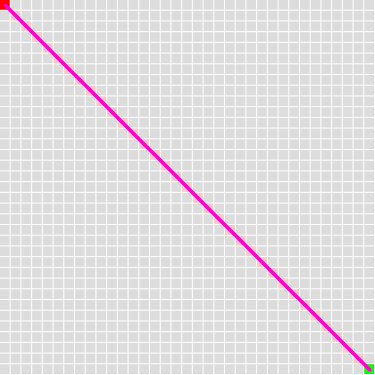
Frame 1 (no input)
Frame 60 (no input): identical to frame 1, image omitted
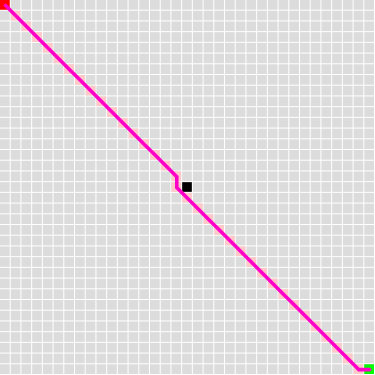
Frame 120 (the mouse pressed at the canvas centre since frame 60)

The p5.js sketch that drew these frames (run headless with seeded random() and noise() and a simulated clock; from frame 60 on, the mouse is pressed at the canvas centre):

// p5.js sketch
// ── sketch.js
function Node(x, y) {
  this.x = x;
  this.y = y;
  this.wall = false;
  /*
  if (random() < 0.25) {
    this.wall = true;
  }
  */
  this.g = Infinity;
  this.h = Infinity;
  this.prev = undefined;
  this.visited = false;

  this.f = function() {
    return this.g + this.h;
  };

  this.distance = function(end_node) {
    var dx = abs(this.x - end_node.x);
    var dy = abs(this.y - end_node.y);
    return min(dx, dy) * 14 + abs(dx - dy) * 10;
  };

  this.heuristic = function(end_node) {
    this.h = this.distance(end_node);
  };

  this.show = function(col, w, h) {
    fill(col);
    noStroke();
    rect(this.x * w, this.y * h, w - 1, h - 1);
    // ellipse(this.x * w + w / 2, this.y * h + h / 2, w / 2, h / 2);
  };
}


function Grid(xdim, ydim) {
  this.xdim = xdim;
  this.ydim = ydim;
  this.nodes = new Array(this.xdim * this.ydim);

  this.open = [];
  this.close = [];
  this.path = [];

  this.start_node = undefined;
  this.end_node = undefined;

  // populate the grid
  for (var y = 0; y < this.ydim; y++) {
    var yidx = y * this.xdim;
    for (var x = 0; x < this.xdim; x++) {
      this.nodes[yidx + x] = new Node(x, y);
    }
  }

  this.neighbors = function(cur_node) {
    // local variables
    var xcur = cur_node.x;
    var ycur = cur_node.y;
    var neighbors = [];
    var cur_idx = ycur * this.xdim + xcur;
    var dx = 1; 
    var dy = this.xdim;
    
    // direct neighbors
    if (xcur > 0) {
      neighbors.push(this.nodes[cur_idx - dx]);
    }
    if (xcur < this.xdim - 1) {
      neighbors.push(this.nodes[cur_idx + dx]);
    }
    if (ycur > 0) {
      neighbors.push(this.nodes[cur_idx - dy]);
    }
    if (ycur < this.ydim - 1) {
      neighbors.push(this.nodes[cur_idx + dy]);
    }

    // diagonal neighbors
    if (xcur > 0 && ycur > 0) {
      neighbors.push(this.nodes[cur_idx - dx - dy]);
    }
    if (xcur < this.xdim - 1 && ycur > 0) {
      neighbors.push(this.nodes[cur_idx + dx - dy]);
    }
    if (xcur > 0 && ycur < this.ydim - 1) {
      neighbors.push(this.nodes[cur_idx - dx + dy]);
    }
    if (xcur < this.xdim - 1 && ycur < this.ydim - 1) {
      neighbors.push(this.nodes[cur_idx + dx + dy]);
    }
    return neighbors;
  };


  this.update_path = function(cur_node) {
    this.path = [];
    var temp = cur_node;
    while (temp) {
      this.path.push(temp);
      temp = temp.prev;
    }
  };

  this.get_path = function(start_node, end_node) {
    // clear resulting path
    this.open = [];
    this.close = [];
    this.path = [];

    // clear all previous scores
    for (var j = 0; j < this.nodes.length; j++) {
      this.nodes[j].g = Infinity;
      this.nodes[j].h = Infinity;
      this.nodes[j].prev = undefined;
      this.nodes[j].visited = false;
    }

    // define end node
    this.end_node = end_node;
    this.end_node.wall = false;
    
    // define start node
    this.start_node = start_node;
    this.start_node.g = 0;
    this.start_node.heuristic(this.end_node);
    this.start_node.wall = false;

    // push the start node to the open list
    this.open.push(this.start_node);

    // check if there are any nodes in the open list
    while (this.open.length > 0) {
      // sort the open list by score
      this.open.sort((a, b) => (a.f() > b.f()) ? 1 : -1);

      // get node with lowest f score
      var cur_node = this.open[0];

      // remove from open list and add to closed list (optional)
      this.open.splice(0, 1);
      this.close.push(cur_node);

      // exit condition
      if (cur_node === this.end_node) {
        // compute the path
        this.update_path(cur_node);
        return this.path;
      }

      // get all neighbors
      var neighbors = this.neighbors(cur_node);

      // loop through the neighbours to find the next node
      for (var i = 0; i < neighbors.length; i++) {
        var temp_score = cur_node.g + cur_node.distance(neighbors[i]);
        if (temp_score < neighbors[i].g) {
          neighbors[i].prev = cur_node;
          neighbors[i].g = temp_score;
          neighbors[i].heuristic(this.end_node);

          if (!neighbors[i].visited) {
            if (neighbors[i].wall === false) {
              neighbors[i].visited = true;
              this.open.push(neighbors[i]);
            }
          }
        }
      }
    }

    return this.path;
  };

  this.show = function(width, height) {
    // compute dimensions for display purpose
    var w = width / this.xdim;
    var h = height / this.ydim;
    var i = 0;

    // draw grid and walls
    background(255);
    for (i = 0; i < this.nodes.length; i++) {
      if (this.nodes[i].wall) {
        this.nodes[i].show(color(0, 0, 0), w, h);
      } else {
        this.nodes[i].show(color(220, 220, 220), w, h);
      }
    }

    // draw visited nodes
    for (i = 0; i < this.close.length; i++) {
      this.close[i].show(color(255, 200, 200), w, h);
    }
    
    this.start_node.show(color(255, 0, 0), w, h);
    this.end_node.show(color(0, 255, 0), w, h);
    
    // draw path
    noFill();
    stroke(255, 0, 200);
    strokeWeight(w / 3);
    beginShape();
    for (i = 0; i < this.path.length; i++) {
      vertex(this.path[i].x * w + w / 2, this.path[i].y * h + h / 2);
    }
    endShape();
  };
}

var grid;

function setup() {
  createCanvas(375, 375);

  // create grid
  grid = new Grid(35, 35);
  
  // set default start and end nodes
  grid.start_node = grid.nodes[0];
  grid.end_node = grid.nodes[grid.nodes.length - 1];
}

var update_grid = true;

function mousePressed() {
  var x = floor(mouseX * grid.xdim / width);
  if (x >= grid.xdim)
    return;
  var y = floor(mouseY * grid.ydim / height);
  if (y >= grid.ydim)
    return;
  var idx = x + y * grid.xdim;
  
  if (keyIsDown(LEFT_ARROW)) { 
    // set start node
    grid.start_node = grid.nodes[idx];
  } else if (keyIsDown(RIGHT_ARROW)) {
    // set end node
    grid.end_node = grid.nodes[idx];
  } else {
    // toggle wall
    grid.nodes[idx].wall = !grid.nodes[idx].wall;
  }
  // set grid update flag
  update_grid = true;
}

function draw() {
  // compute new path if the grid has changed
  if (update_grid) {
    // compute new path
    var path = grid.get_path(grid.start_node, grid.end_node);
    // draw the grid and path
    grid.show(width, height);
    // reset grid update flag
    update_grid = false;
  }
  
  // noLoop();
}
